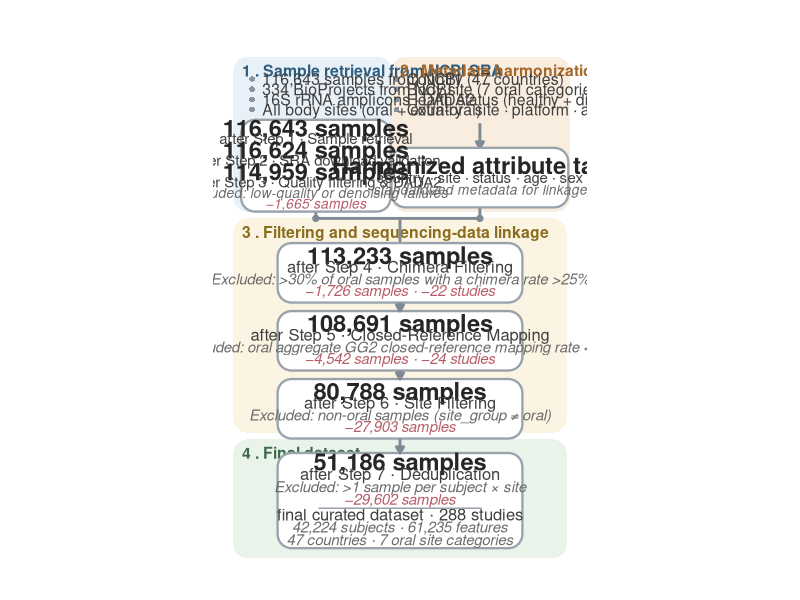
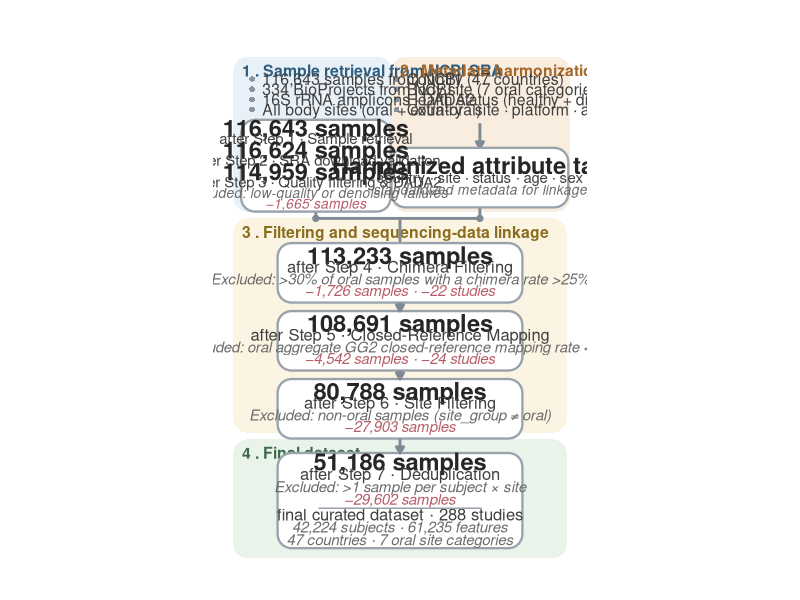

The R script that drew these images, in order:
library(ggplot2)
library(ggforce)

# Palette (Morandi / low saturation)
zone_fill  <- c(blue = "#E9F1F8", orange = "#F9EDE0", yellow = "#FBF4E2", green = "#EAF3E9")
zone_title <- c(blue = "#2F5D7E", orange = "#A5672A", yellow = "#8A6D1F", green = "#3E6B4F")

node_fill   <- "white"
node_border <- "#9AA3AB"
arrow_col   <- "#7E8A94"
txt_main    <- "#262626"
txt_sub     <- "#3F3F3F"
txt_detail  <- "#6B6B6B"
txt_excl    <- "#B75D69"
bullet_col  <- "#8A94A0"

# Geometry helpers
rect_xy <- function(cx, cy, w, h, grp = NULL) {
  d <- data.frame(
    x = c(cx - w/2, cx + w/2, cx + w/2, cx - w/2),
    y = c(cy - h/2, cy - h/2, cy + h/2, cy + h/2)
  )
  if (!is.null(grp)) d$grp <- grp
  d
}

arrowhead_xy <- function(cx, cy, dir, a = 3.2, b = 1.9) {
  switch(dir,
    down = data.frame(x = c(cx - b, cx + b, cx), y = c(cy, cy, cy - a))
  )
}

# Canvas & zones
zones <- data.frame(
  name = c("1 . Sample retrieval from NCBI SRA", "2 . Metadata harmonization",
           "3 . Filtering and sequencing-data linkage", "4 . Final dataset"),
  xmin = c(1, 47.5, 1, 1), xmax = c(47.5, 100, 99, 99),
  ymin = c(82, 82, 17, -20), ymax = c(127.5, 127.5, 80, 15),
  key  = c("blue", "orange", "yellow", "green")
)
zones$fill <- zone_fill[zones$key]
zones$tcol <- zone_title[zones$key]
# Title y: top of each zone, except orange lowered so the long blue title
# (size 6.0, overflows the blue zone) does not collide with it.
zones$ty <- zones$ymax - 2.2
#zones$ty[2] <- 121   # orange: lowered so the long blue title (size 6.0) does not collide
#zones$ty[4] <- 14.5  # green: raised so it clears the tall final-dataset box (top at y=11)

zones_poly <- do.call(rbind, lapply(seq_len(nrow(zones)), function(i)
  rect_xy((zones$xmin[i] + zones$xmax[i])/2, (zones$ymin[i] + zones$ymax[i])/2,
          zones$xmax[i] - zones$xmin[i], zones$ymax[i] - zones$ymin[i], paste0("z", i))))
zones_poly$fill <- rep(zones$fill, each = 4)

# Top modules (Parallel tasks)
bullet <- data.frame(
  x = c(rep(6.5, 4), rep(49.0, 4)),
  y = c(121, 118, 115, 112)
)
row_txt <- data.frame(
  x = c(rep(9.5, 4), rep(52.0, 4)),
  y = c(121, 118, 115, 112),
  label = c("116,643 samples from NCBI", "334 BioProjects from NCBI", 
            "16S rRNA amplicons · DADA2", "All body sites (oral + extra-oral)", 
            "Country (47 countries)", "Body site (7 oral categories)",
            "Health status (healthy + diseased)", "Country · site · platform · age · sex")
)

top_pill <- data.frame(id = c("tblue", "torange"), cx = c(25.25, 73.5), cy = c(95.5, 92), w = c(44, 52), h = c(27, 17.5))
top_poly <- do.call(rbind, lapply(seq_len(nrow(top_pill)), function(i)
  rect_xy(top_pill$cx[i], top_pill$cy[i], top_pill$w[i], top_pill$h[i], top_pill$id[i])))

top_txt <- do.call(rbind, list(
  data.frame(x = 25.25,
             y = 95.5 + c(11.2, 8.0, 4.8, 1.6, -1.6, -4.8, -8.0, -11.2),
             label = c("116,643 samples", "after Step 1 · Sample retrieval",
                       "116,624 samples", "after Step 2 · SRA download validation",
                       "114,959 samples", "after Step 3 · Quality filtering & DADA2",
                       "Excluded: low-quality or denoising failures", "−1,665 samples"),
             size = c(6.0, 3.8, 6.0, 3.8, 6.0, 3.8, 3.5, 3.5),
             fontface = c("bold", "plain", "bold", "plain", "bold", "plain", "italic", "italic"),
             color = c(txt_main, txt_sub, txt_main, txt_sub, txt_main, txt_sub, txt_detail, txt_excl)),
  data.frame(x = 73.5,
             y = 92 + c(3.6, 0, -3.6),
             label = c("Harmonized attribute table", "country · site · status · age · sex", "standardized metadata for linkage"),
             size = c(6.0, 3.8, 3.5), fontface = c("bold", "plain", "italic"), color = c(txt_main, txt_sub, txt_detail))
))

row_arrow <- data.frame(x = 73.5, y = 108, xend = 73.5, yend = 100.75)

merge_seg <- data.frame(x = c(25.25, 73.5, 25.25, 50), y = c(82, 83.25, 80, 80), xend = c(25.25, 73.5, 73.5, 50), yend = c(80, 80, 80, 73.0))
merge_head <- arrowhead_xy(50, 73.0, "down", a = 2.2, b = 1.3)
merge_dot  <- data.frame(x = c(25.25, 73.5), y = c(80, 80))

# Funnel Nodes
step_pill <- data.frame(
  id = paste0("s", 1:4), 
  cx = rep(50, 4), 
  cy = c(64, 44, 24, -3),
  w = c(72, 72, 72, 72),
  h = c(17.5, 17.5, 17.5, 28) 
)

step_poly <- do.call(rbind, lapply(seq_len(nrow(step_pill)), function(i)
  rect_xy(step_pill$cx[i], step_pill$cy[i], step_pill$w[i], step_pill$h[i], step_pill$id[i])))

step_line <- do.call(rbind, list(
  data.frame(x = 50, y = 64 + c(5.2, 1.8, -1.8, -5.2), label = c("113,233 samples", "after Step 4 · Chimera Filtering", "Excluded: >30% of oral samples with a chimera rate >25%", "−1,726 samples · −22 studies"), size = c(6.0, 4.2, 3.8, 3.8), fontface = c("bold", "plain", "italic", "italic"), color = c(txt_main, txt_sub, txt_detail, txt_excl)),
  data.frame(x = 50, y = 44 + c(5.2, 1.8, -1.8, -5.2), label = c("108,691 samples", "after Step 5 · Closed-Reference Mapping", "Excluded: oral aggregate GG2 closed-reference mapping rate <70%", "−4,542 samples · −24 studies"), size = c(6.0, 4.2, 3.8, 3.8), fontface = c("bold", "plain", "italic", "italic"), color = c(txt_main, txt_sub, txt_detail, txt_excl)),
  data.frame(x = 50, y = 24 + c(5.2, 1.8, -1.8, -5.2), label = c("80,788 samples", "after Step 6 · Site Filtering", "Excluded: non-oral samples (site_group ≠ oral)", "−27,903 samples"), size = c(6.0, 4.2, 3.8, 3.8), fontface = c("bold", "plain", "italic", "italic"), color = c(txt_main, txt_sub, txt_detail, txt_excl)),
  data.frame(x = 50, y = -3 + c(11.5, 7.8, 4.1, 0.4, -4.1, -7.8, -11.5), label = c("51,186 samples", "after Step 7 · Deduplication", "Excluded: >1 sample per subject × site", "−29,602 samples", "final curated dataset · 288 studies", "42,224 subjects · 61,235 features", "47 countries · 7 oral site categories"), size = c(6.0, 4.2, 3.8, 3.8, 4.2, 3.8, 3.8), fontface = c("bold", "plain", "italic", "italic", "plain", "italic", "italic"), color = c(txt_main, txt_sub, txt_detail, txt_excl, txt_sub, txt_detail, txt_detail))
))

final_div <- data.frame(x = 26, y = -5.25, xend = 74, yend = -5.25)

step_arrow <- data.frame(
  x = rep(50, 3), 
  y = c(55.25, 35.25, 15.25), 
  xend = rep(50, 3), 
  yend = c(52.75, 32.75, 11.00)
)

# Assemble plot
p2 <- ggplot() +
  geom_shape(data = zones_poly, aes(x = x, y = y, group = grp), fill = zones_poly$fill, radius = unit(0.35, "cm"), color = NA) +
  geom_text(data = zones, aes(x = xmin + 2.5, y = ty, label = name, color = tcol), hjust = 0, vjust = 1, fontface = "bold", size = 4.0) +
  scale_color_identity() +

  geom_point(data = bullet, aes(x = x, y = y), shape = 16, size = 1.6, color = bullet_col) +
  geom_text(data = row_txt, aes(x = x, y = y, label = label), hjust = 0, size = 4.0, color = txt_sub) +
  geom_segment(data = row_arrow, aes(x = x, y = y, xend = xend, yend = yend), color = arrow_col, linewidth = 1.0, arrow = arrow(length = unit(0.18, "cm"), type = "closed")) +

  geom_segment(data = merge_seg, aes(x = x, y = y, xend = xend, yend = yend), color = arrow_col, linewidth = 1.0) +
  geom_polygon(data = merge_head, aes(x = x, y = y), fill = arrow_col) +
  geom_point(data = merge_dot, aes(x = x, y = y), shape = 21, size = 1.8, fill = arrow_col, color = arrow_col) +

  geom_shape(data = top_poly, aes(x = x, y = y, group = grp), fill = node_fill, color = node_border, radius = unit(0.35, "cm"), linewidth = 0.8) +
  geom_text(data = top_txt, aes(x = x, y = y, label = label), size = top_txt$size, fontface = top_txt$fontface, color = top_txt$color) +

  geom_shape(data = step_poly, aes(x = x, y = y, group = grp), fill = node_fill, color = node_border, radius = unit(0.35, "cm"), linewidth = 0.8) +
  geom_text(data = step_line, aes(x = x, y = y, label = label), size = step_line$size, fontface = step_line$fontface, color = step_line$color) +
  geom_segment(data = final_div, aes(x = x, y = y, xend = xend, yend = yend), color = node_border, linewidth = 0.5) +

  geom_segment(data = step_arrow, aes(x = x, y = y, xend = xend, yend = yend), color = arrow_col, linewidth = 1.0, arrow = arrow(length = unit(0.18, "cm"), type = "closed")) +

  coord_fixed(ratio = 1, xlim = c(0, 100), ylim = c(-22, 134)) +
  theme_void() + theme(plot.margin = margin(6, 6, 6, 6, "pt"))

output_dir <- "/home/yanglun/YSD/global_oral/global_oral_v2/oral-v2-02/01-overview-sampling-distribution/02-patch-map-2/04-patch-pipeline-map/03-patch-pipeline-map/output/"
if (!dir.exists(output_dir)) dir.create(output_dir, recursive = TRUE)

ggsave(file.path(output_dir, "pipeline_two_stage_funnel_HD.pdf"), plot = p2, width = 8.7, height = 11, device = "pdf")
ggsave(file.path(output_dir, "pipeline_two_stage_funnel_HD.png"), plot = p2, width = 8.7, height = 11, device = "png", dpi = 600, bg = "white")
